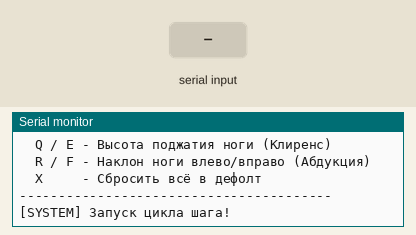
The sketch below on a simulated ESP32-C3. Shown: the last lines printed to the serial monitor. The test bench sets the inputs (shaded band). No CAN messages arrive unless stated.

Above: at 4.4 s.
4.5 s: "w" received over Serial
At 5.4 s:
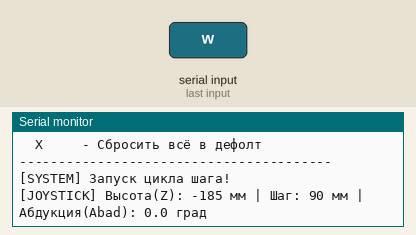
6.0 s: "s" received over Serial
At 6.5 s:
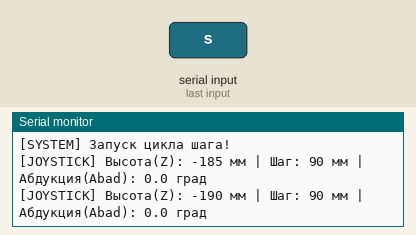

Measured:
- after the input at 4.5 s, the serial monitor: prints a new line at once (image 1)
- after the input at 6.0 s, the serial monitor: prints a new line at once (image 2)

The sketch:

Leg_step.ino
```cpp
#include <Arduino.h>
#include "driver/twai.h"

// --- НАСТРОЙКИ ГЕОМЕТРИИ (aaedmusa) ---
const float E = 0.065f;  const float C = 0.100f;  const float D = 0.150f;  const float H = 0.054f;
const float X_A = -E / 2.0f; const float Z_A = -H; const float X_B = E / 2.0f; const float Z_B = -H;
const float C2 = C * C; const float D2 = D * D;

// --- НАСТРОЙКИ РЕДУКТОРА И CAN ODRIVE ---
const float GEAR_RATIO = 10.0f;
const uint8_t NODE_ID_A = 0;    // Левое плечо
const uint8_t NODE_ID_B = 1;    // Правое плечо
const uint8_t NODE_ID_ABAD = 2; // НОВОЕ: Абдукция (3-й мотор)

const uint16_t CMD_SET_AXIS_STATE = 0x007;
const uint16_t CMD_SET_INPUT_POS  = 0x00C;
const uint16_t CMD_HEARTBEAT      = 0x001;
const uint32_t AXIS_STATE_CLOSED_LOOP = 8;

#define CAN_TX_PIN GPIO_NUM_6
#define CAN_RX_PIN GPIO_NUM_7

// Тайминги и шаг
unsigned long lastLoopTime = 0;
const int LOOP_PERIOD_MS = 5;
int frame_counter = 0;
const int NUM_STEPS = 200;

// --- ДИНАМИЧЕСКИЕ ПАРАМЕТРЫ ТРАЕКТОРИИ ---
float z_height = -0.19f;
float stride = 0.09f;
float step_clearance = 0.045f;
float abad_angle = 0.0f;       // НОВОЕ: Угол наклона абдукции в радианах (дефолт 0.0)

float trajectory_x[NUM_STEPS];
float trajectory_z[NUM_STEPS];

enum RobotState { INIT_SMOOTH_START, RUN_GAIT };
RobotState currentState = INIT_SMOOTH_START;
unsigned long initStartTime = 0;
const unsigned long INIT_DURATION_MS = 1000;

float start_x = 0.0f;
float start_z = -0.165f;

struct JointAngles { float theta_a; float theta_b; bool valid; };

JointAngles solveInverseKinematics(float x, float z) {
    JointAngles angles; angles.valid = false;
    float dxA = x - X_A; float dzA = z - Z_A; float L_A = std::hypot(dxA, dzA);
    if (L_A > (C + D) || L_A < std::abs(C - D)) return angles;
    float gamma_A = std::atan2(dzA, dxA);
    float alpha_A = std::acos((C2 + L_A*L_A - D2) / (2.0f * C * L_A));

    float dxB = x - X_B; float dzB = z - Z_B; float L_B = std::hypot(dxB, dzB);
    if (L_B > (C + D) || L_B < std::abs(C - D)) return angles;
    float gamma_B = std::atan2(dzB, dxB);
    float alpha_B = std::acos((C2 + L_B*L_B - D2) / (2.0f * C * L_B));

    angles.theta_a = gamma_A - alpha_A;
    angles.theta_b = gamma_B + alpha_B;
    angles.valid = true;
    return angles;
}

void sendODriveState(uint8_t nodeId, uint32_t requested_state) {
    twai_message_t message;
    message.identifier = (nodeId << 5) | CMD_SET_AXIS_STATE;
    message.extd = 0; message.rtr = 0; message.data_length_code = 4;
    memcpy(message.data, &requested_state, sizeof(uint32_t));
    twai_transmit(&message, pdMS_TO_TICKS(10));
}

void sendODrivePos(uint8_t nodeId, float target_turns) {
    twai_message_t message;
    message.identifier = (nodeId << 5) | CMD_SET_INPUT_POS;
    message.extd = 0;
    message.rtr = 0;
    message.data_length_code = 8;

    // Безопасное побайтовое разделение float (4 байта)
    uint8_t* float_ptr = (uint8_t*)&target_turns;
    message.data[0] = float_ptr[0];
    message.data[1] = float_ptr[1];
    message.data[2] = float_ptr[2];
    message.data[3] = float_ptr[3];

    // Зануляем оставшиеся 4 байта (Velocity Feed-forward и Torque Feed-forward)
    message.data[4] = 0;
    message.data[5] = 0;
    message.data[6] = 0;
    message.data[7] = 0;

    twai_transmit(&message, pdMS_TO_TICKS(10));
}

void bezier_curve(float p0_x, float p0_z, float p1_x, float p1_z, float p2_x, float p2_z, float p3_x, float p3_z, int steps, int start_idx) {
    for (int i = 0; i < steps; i++) {
        float t = (float)i / (steps - 1); float mt = 1.0f - t; int idx = start_idx + i;
        trajectory_x[idx] = mt*mt*mt*p0_x + 3*mt*mt*t*p1_x + 3*mt*t*t*p2_x + t*t*t*p3_x;
        trajectory_z[idx] = mt*mt*mt*p0_z + 3*mt*mt*t*p1_z + 3*mt*t*t*p2_z + t*t*t*p3_z;
    }
}

void updateTrajectory() {
    int half = NUM_STEPS / 2;
    for (int i = 0; i < half; i++) {
        float t = (float)i / (half - 1);
        trajectory_x[i] = (stride / 2.0f) - t * stride;
        trajectory_z[i] = z_height;
    }
    bezier_curve(-stride / 2.0f, z_height, -stride / 2.0f, z_height + step_clearance, stride / 2.0f, z_height + step_clearance, stride / 2.0f, z_height, half, half);
}

// НОВОЕ: Обработка клавиш R и F для управления наклоном абдукции
void handleVirtualJoystick() {
    if (Serial.available() > 0) {
        char key = Serial.read();
        bool changed = false;

        switch (key) {
            case 'w': z_height += 0.005f; if(z_height > -0.14f) z_height = -0.14f; changed = true; break;
            case 's': z_height -= 0.005f; if(z_height < -0.23f) z_height = -0.23f; changed = true; break;
            case 'd': stride += 0.010f; if(stride > 0.14f) stride = 0.14f; changed = true; break;
            case 'a': stride -= 0.010f; if(stride < -0.06f) stride = -0.06f; changed = true; break;
            case 'q': step_clearance += 0.005f; if(step_clearance > 0.07f) step_clearance = 0.07f; changed = true; break;
            case 'e': step_clearance -= 0.005f; if(step_clearance < 0.01f) step_clearance = 0.01f; changed = true; break;

            // --- НОВОЕ: Управление Абдукцией (Наклон ноги вбок) ---
            case 'r': abad_angle += 0.0349f; if(abad_angle > 0.523f) abad_angle = 0.523f; changed = true; break;  // Наклон вправо (+2 градуса), лимит +30°
            case 'f': abad_angle -= 0.0349f; if(abad_angle < -0.523f) abad_angle = -0.523f; changed = true; break; // Наклон влево (-2 градуса), лимит -30°

            case 'x': z_height = -0.19f; stride = 0.09f; step_clearance = 0.045f; abad_angle = 0.0f; changed = true; break;
        }

        if (changed) {
            updateTrajectory();
            Serial.print("[JOYSTICK] Высота(Z): "); Serial.print(z_height * 1000.0f, 0); Serial.print(" мм | ");
            Serial.print("Шаг: "); Serial.print(stride * 1000.0f, 0); Serial.print(" мм | ");
            Serial.print("Абдукция(Abad): "); Serial.print(abad_angle * 57.295f, 1); Serial.println(" град");
        }
    }
}

void checkIncomingCAN() {
    twai_message_t rx_msg;
    if (twai_receive(&rx_msg, 0) == ESP_OK) {
        uint32_t node_id = rx_msg.identifier >> 5;
        uint32_t cmd_id = rx_msg.identifier & 0x01F;
        if (cmd_id == CMD_HEARTBEAT) {
            uint32_t axis_error;
            memcpy(&axis_error, rx_msg.data, sizeof(uint32_t));
            if (axis_error != 0) {
                Serial.print("[CAN ERROR] ODrive "); Serial.print(node_id);
                Serial.print(" | Код ошибки: "); Serial.println(axis_error);
            }
        }
    }
}

void setup() {
    Serial.begin(115200);
    delay(2000);

    Serial.println("\n=== ПРОШИВКА 3D ХОДЬБЫ С АБДУКЦИЕЙ ===");
    Serial.println("Управление клавиатурой в Serial Monitor:");
    Serial.println("  W / S - Высота корпуса (Z)");
    Serial.println("  A / D - Длина шага / Направление");
    Serial.println("  Q / E - Высота поджатия ноги (Клиренс)");
    Serial.println("  R / F - Наклон ноги влево/вправо (Абдукция)");
    Serial.println("  X     - Сбросить всё в дефолт");
    Serial.println("----------------------------------------");

    updateTrajectory();

    twai_general_config_t g_config = TWAI_GENERAL_CONFIG_DEFAULT(CAN_TX_PIN, CAN_RX_PIN, TWAI_MODE_NORMAL);
    twai_timing_config_t t_config = TWAI_TIMING_CONFIG_250KBITS();
    twai_filter_config_t f_config = TWAI_FILTER_CONFIG_ACCEPT_ALL();
    twai_driver_install(&g_config, &t_config, &f_config);
    twai_start();

    delay(1000);
    // НОВОЕ: Переводим ВСЕ ТРИ драйвера в закрытый контур
    sendODriveState(NODE_ID_A, AXIS_STATE_CLOSED_LOOP); delay(20);
    sendODriveState(NODE_ID_B, AXIS_STATE_CLOSED_LOOP); delay(20);
    sendODriveState(NODE_ID_ABAD, AXIS_STATE_CLOSED_LOOP); delay(20);

    // Фиксация стартового горизонта для всех осей
    unsigned long lockStart = millis();
    while (millis() - lockStart < 200) {
        sendODrivePos(NODE_ID_A, 0.0f);
        sendODrivePos(NODE_ID_B, 0.0f);
        sendODrivePos(NODE_ID_ABAD, 0.0f); // Удерживаем абдукцию в нуле
        delay(5);
    }
    initStartTime = millis();
}

void loop() {
    checkIncomingCAN();
    handleVirtualJoystick();

    unsigned long currentTime = millis();
    if (currentTime - lastLoopTime >= LOOP_PERIOD_MS) {
        lastLoopTime = currentTime;
        float target_x = 0; float target_z = 0;

        if (currentState == INIT_SMOOTH_START) {
            unsigned long elapsed = currentTime - initStartTime;
            if (elapsed < INIT_DURATION_MS) {
                float ratio = (float)elapsed / INIT_DURATION_MS;
                float end_x = 0.0f;
                float end_z = z_height;
                target_x = start_x + ratio * (end_x - start_x);
                target_z = start_z + ratio * (end_z - start_z);
            } else {
                currentState = RUN_GAIT; frame_counter = 0;
                Serial.println("[SYSTEM] Запуск цикла шага!");
                return;
            }
        }
        else if (currentState == RUN_GAIT) {
            target_x = trajectory_x[frame_counter];
            target_z = trajectory_z[frame_counter];
            frame_counter++;
            if (frame_counter >= NUM_STEPS) frame_counter = 0;
        }

        // Вычисление инверсной кинематики для пятизвенника
        JointAngles angles = solveInverseKinematics(target_x, target_z);
        if (angles.valid) {
            float angle_B = angles.theta_b;
            float angle_A = angles.theta_a;
            if (angle_A > 0.0f) angle_A -= 2.0f * PI;
            float normal_angle_A = angle_A - (-PI);

            float turns_A = (normal_angle_A / (2.0f * PI)) * GEAR_RATIO;
            float turns_B = (angle_B / (2.0f * PI)) * GEAR_RATIO;

            // НОВОЕ: Перевод угла абдукции в обороты вала ODrive 2
            // Знак перед abad_angle определяет сторону наклона (если наклоняется зеркально, добавьте минус)
            float turns_ABAD = (abad_angle / (2.0f * PI)) * GEAR_RATIO;

            // Отправляем команды на ВСЕ ТРИ платы
            sendODrivePos(NODE_ID_A, turns_A);
            sendODrivePos(NODE_ID_B, turns_B);
            sendODrivePos(NODE_ID_ABAD, turns_ABAD); // Посылка на 3-й мотор
        }
    }
}
```
